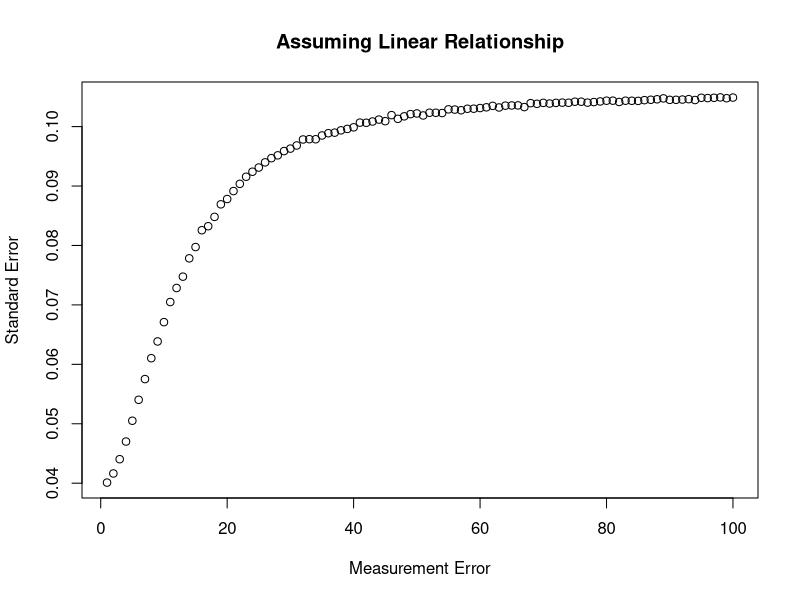
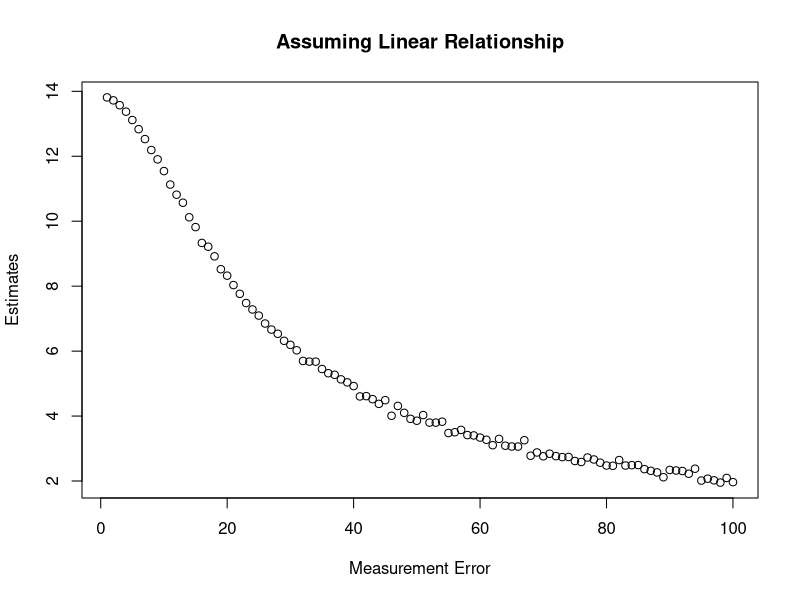
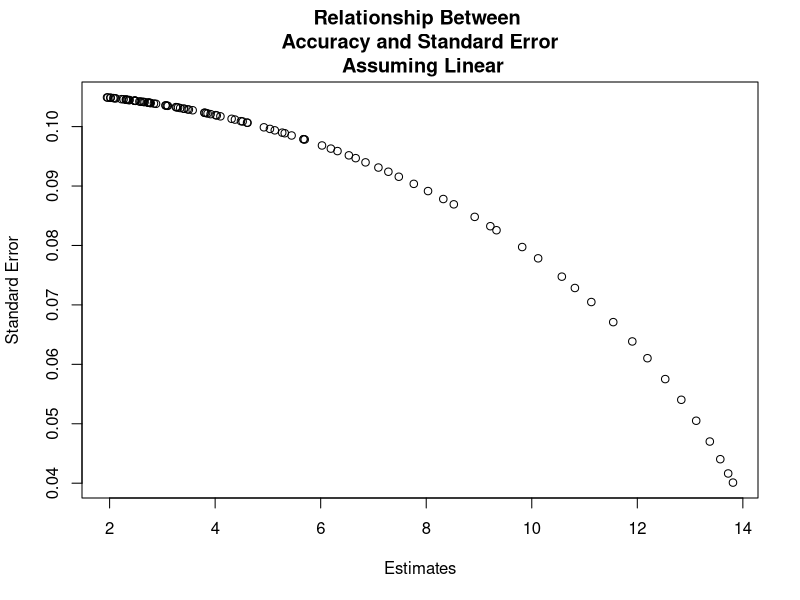
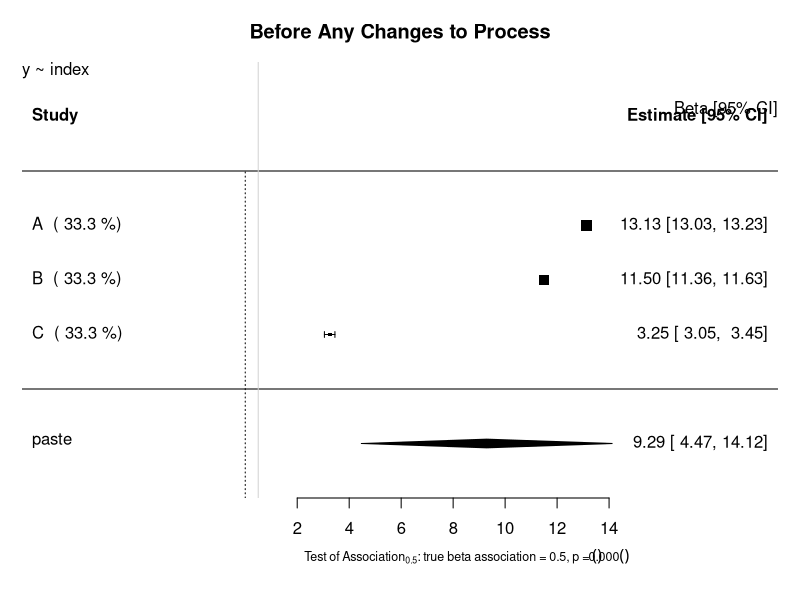
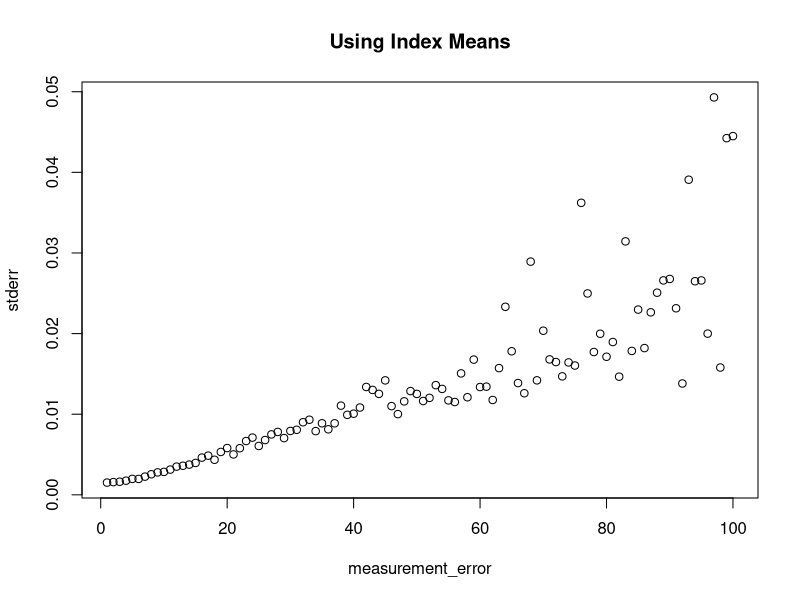
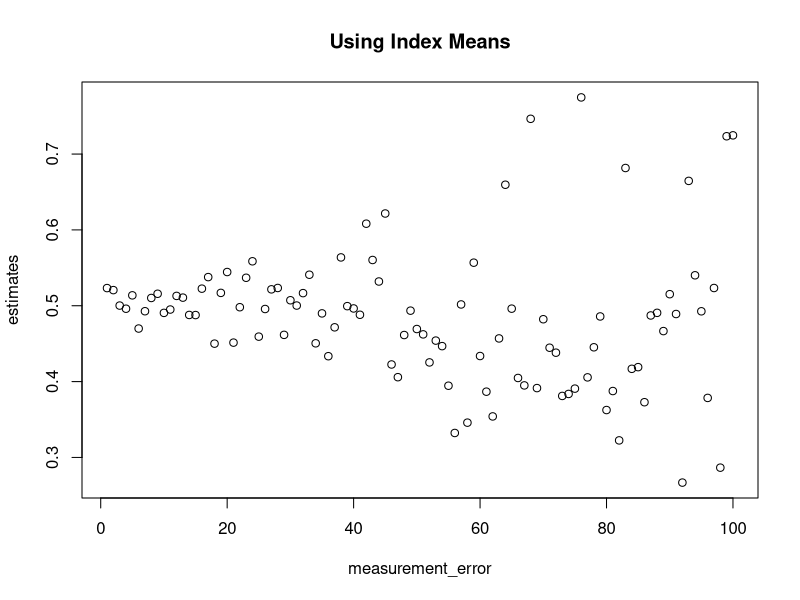
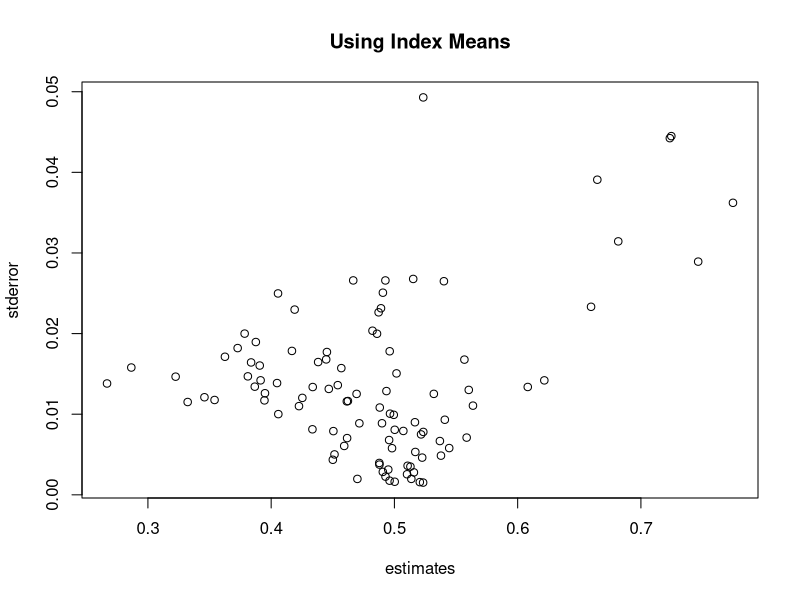
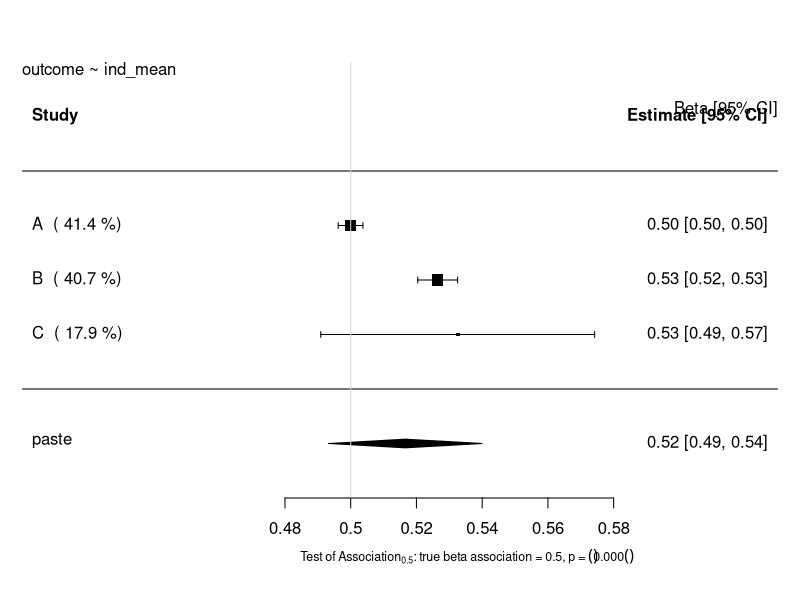

Generate these figures, in order, with R:
# Investigation into Data Agreement as Weighting System
## Author: Paul Scherer
##         Tom Bishop
## Institute: University of Cambridge MRC Epidemiology Unit 
## Date: 4.09.2017

# Set up the Data
library(ggplot2)
library(reshape2)
library(parallel)
library(stats)
library(metafor)

# Raw Data Set Properties
trueBeta = 0.5
constant = 20

study_size = 20000
raw_mean = 40
raw_stdev = 15

# Simple creation of the raw data and the related outcome without error
raw_data = data.frame(gold = rnorm(n = study_size, mean = raw_mean, sd = raw_stdev))
raw_data$outcome = (trueBeta*raw_data$gold) + constant
###############################################################################
########################### Functions #########################################
###############################################################################
createStudyData <- function(raw_data, measurement_error, number_of_indices){
    exposure_error = rnorm(n = study_size, mean = 0, sd = measurement_error)
    raw_data$exposure_measured = raw_data$gold + exposure_error
    raw_data$index = cut_number(x = raw_data$exposure_measured,n = number_of_indices, labels =FALSE)
    raw_data$index = as.ordered(raw_data$index)
    raw_data = raw_data[with(raw_data, order(index)),]
    return(raw_data)
}

createValidationData <- function(val_size, measurement_error, number_of_indices) {
    validation_data = data.frame(gold =  rnorm(n = val_size, mean = raw_mean, sd = raw_stdev))
    exposure_error = rnorm(n = val_size, mean = 0, sd = measurement_error)
    validation_data$exposure_measured = validation_data$gold + exposure_error
    validation_data$index = cut_number(x = validation_data$exposure_measured,n = number_of_indices, labels =FALSE)
    validation_data$index = as.ordered(validation_data$index)
    return (validation_data)
}

createMeansList <- function(data, number_of_indices) {
    meansList = vector(mode="list", length = number_of_indices)
    for (i in 1:number_of_indices) {
        meansList[i] = mean(unname(unlist((split(x=data$gold, f= as.factor(data$index)))[i])))
    }
    return(meansList)
}

#######################################################################################
######################## Before Any Changes to the Process ############################
#######################################################################################
# General Parameters
numLevels = 4
validation_size = 400

set.seed(1)
## Graphing Standard Error as a function of Measurement Error when using ordinal independent variable index
upperbound = 100
stdErrorLinear = vector("numeric", length = upperbound)
estimatesLinear = vector("numeric", length = upperbound)
stdErrorQuadratic = vector("numeric", length = upperbound)
estimatesQuadratic = vector("numeric", length = upperbound)
stdErrorCubic = vector("numeric", length = upperbound)
estimatesCubic = vector("numeric", length = upperbound)
for (measurement_error_counter in 1:upperbound) {
    studyData_graph = createStudyData(raw_data = raw_data, measurement_error = measurement_error_counter, number_of_indices = numLevels)
    validation_data_graph = createValidationData(val_size = validation_size, measurement_error = measurement_error_counter, number_of_indices = numLevels )

    lm_graph_linear <- lm(formula=outcome~index, data=studyData_graph)
    estimate_graph_linear = lm_graph_linear$coefficients["index.L"]
    stdError_graph_linear = summary(lm_graph_linear)$coefficients["index.L","Std. Error"]
    estimatesLinear[measurement_error_counter] = estimate_graph_linear
    stdErrorLinear[measurement_error_counter] = stdError_graph_linear

    lm_graph_quadratic <- lm(formula=outcome~index, data=studyData_graph)
    estimate_graph_quadratic = lm_graph_quadratic$coefficients["index.Q"]
    stdError_graph_quadratic = summary(lm_graph_quadratic)$coefficients["index.Q","Std. Error"]
    estimatesQuadratic[measurement_error_counter] = estimate_graph_quadratic
    stdErrorQuadratic[measurement_error_counter] = stdError_graph_quadratic

    lm_graph_cubic <- lm(formula=outcome~index, data=studyData_graph)
    estimate_graph_cubic = lm_graph_cubic$coefficients["index.C"]
    stdError_graph_cubic = summary(lm_graph_cubic)$coefficients["index.C","Std. Error"]
    estimatesCubic[measurement_error_counter] = estimate_graph_cubic
    stdErrorCubic[measurement_error_counter] = stdError_graph_cubic


}
# Measurement vs. Std.Error
plot(x = (1:upperbound), y = stdErrorLinear, xlab = "Measurement Error", ylab = "Standard Error", main = "Assuming Linear Relationship")
# plot(x = (1:upperbound), y = stdErrorQuadratic, xlab = "Measurement Error", ylab = "Standard Error", col = "green", main = "Assuming Quadratic Relationship")
#plot(x = (1:upperbound), y = stdErrorCubic, xlab = "Measurement Error", ylab = "Standard Error", col = "red", main = "Assuming Cubic Relationship")
# Measurement vs. Estimates
plot(x = (1:upperbound), y = estimatesLinear, xlab = "Measurement Error", ylab = "Estimates", main = "Assuming Linear Relationship")
# plot(x = (1:upperbound), y = estimatesQuadratic, xlab = "Measurement Error", ylab = "Estimates", col = "green", main = "Assuming Quadratic Relationship")
#plot(x = (1:upperbound), y = estimatesCubic, xlab = "Measurement Error", ylab = "Estimates", col = "red", main = "Assuming Cubic Relationship")
# Estimates vs. Std.Error
plot(x = estimatesLinear, y = stdErrorLinear, xlab = "Estimates", ylab = "Standard Error", main = "Relationship Between \n Accuracy and Standard Error \n Assuming Linear")
# plot(x = estimatesQuadratic, y = stdErrorQuadratic, xlab = "Estimates", ylab = "Standard Error", col = "green", main = "Assuming Quadratic Relationship")
#plot(x = estimatesCubic, y = stdErrorCubic, xlab = "Estimates", ylab = "Standard Error", col = "red", main = "Relationship Between \n Accuracy and Standard Error \n Assuming Cubic Relationship")

## Setting up the Studies
# Study A
measureError_A = 5
studyData_A = createStudyData(raw_data = raw_data, measurement_error = measureError_A, number_of_indices = numLevels)

# Study B
measureError_B = 10
studyData_B = createStudyData(raw_data = raw_data, measurement_error = measureError_B, number_of_indices = numLevels)

# Study C
measureError_C = 60
studyData_C = createStudyData(raw_data = raw_data, measurement_error = measureError_C, number_of_indices = numLevels)

## Transformation and Regression using Index Means
# Study A
lm_A <- lm(formula=outcome~index, data=studyData_A)
estimate_A = lm_A$coefficients["index.L"]
stdError_A = summary(lm_A)$coefficients["index.L","Std. Error"]

# Study B
lm_B <- lm(formula=outcome~index, data=studyData_B)
estimate_B = lm_B$coefficients["index.L"]
stdError_B = summary(lm_B)$coefficients["index.L","Std. Error"]

# Study C
lm_C <- lm(formula=outcome~index, data=studyData_C)
estimate_C = lm_C$coefficients["index.L"]
stdError_C = summary(lm_C)$coefficients["index.L","Std. Error"]


## Random Effects Model Forest Plot Before Reweighting
estimates = c(estimate_A, estimate_B, estimate_C)
stand_errs = c(stdError_A, stdError_B, stdError_C)
labels = c("A","B","C")
res <- rma(yi = estimates, sei = stand_errs, method='DL', slab = labels)
weights_res <- weights.rma.uni(res)

# Forest Plot
res$slab <- paste(res$slab, " (", round(weights.rma.uni(res),digits=1), "%)")
fmla = as.formula(y~index)
forest(res, mlab=bquote(paste('Overall (I'^2*' = ', .(round(res$I2)),'%, p = ',
    .(sprintf("%.3f", round(res$QEp,3))),')')),
xlab=bquote(paste('Test of Association'[0.5]*': true beta association = 0.5, p = ',
    .(sprintf("%.3f", round(res$pval,3))))), cex=1, cex.lab=0.75, cex.axis=1, main = "Before Any Changes to Process")
usr <- par("usr")
text(usr[2], usr[4], "Beta [95% CI]", adj = c(1, 4),cex=1)
text(usr[1], usr[4], paste0(gsub(paste0("Study Data","\\$"),"", deparse(fmla)),collapse="\n"), adj = c( 0, 1 ),cex=1)
abline(v = 0.5, col = "lightgray")





#######################################################################################
######################## Using Index Means To Scale it to Gold ########################
#######################################################################################
## Setting up the Studies
# General Parameters
numLevels = 4
validation_size = 400

set.seed(1)
## Graphing Standard Error as a function of Measurement Error
std_error = vector("numeric", length = upperbound)
estimates_graph = vector("numeric", length = upperbound)
for (measurement_error_counter in 1:upperbound) {
    studyData_graph = createStudyData(raw_data = raw_data, measurement_error = measurement_error_counter, number_of_indices = numLevels)
    validation_data_graph = createValidationData(val_size = validation_size, measurement_error = measurement_error_counter, number_of_indices = numLevels )
    validation_means_graph = createMeansList(validation_data_graph, numLevels)

    studyData_graph$ind_mean <- unlist(lapply(X=studyData_graph$index, FUN=function(index_val){
        output =  validation_means_graph[index_val]
    }))
    lm_graph <- lm(formula=outcome~ind_mean, data=studyData_graph)
    estimate_graph = lm_graph$coefficients["ind_mean"]
    stdError_graph = summary(lm_graph)$coefficients["ind_mean","Std. Error"]

    estimates_graph[measurement_error_counter] = estimate_graph
    std_error[measurement_error_counter] = stdError_graph

}
plot(x = (1:upperbound), y = std_error, xlab = "measurement_error", ylab = "stderr", main = "Using Index Means")
plot(x = (1:upperbound), y = estimates_graph, xlab = "measurement_error", ylab = "estimates", main = "Using Index Means")
plot(x = estimates_graph, y = std_error, xlab = "estimates", ylab = "stderror", main = "Using Index Means")


# Study A
measureError_A = 5
studyData_A = createStudyData(raw_data = raw_data, measurement_error = measureError_A, number_of_indices = numLevels)
validation_data_A = createValidationData(val_size = validation_size, measurement_error = measureError_A, number_of_indices = numLevels )
validation_means_A = createMeansList(validation_data_A, numLevels)

# Study B
measureError_B = 10
studyData_B = createStudyData(raw_data = raw_data, measurement_error = measureError_B, number_of_indices = numLevels)
validation_data_B = createValidationData(val_size = validation_size, measurement_error = measureError_B, number_of_indices = numLevels )
validation_means_B = createMeansList(validation_data_B, numLevels)

# Study C
measureError_C = 60
studyData_C = createStudyData(raw_data = raw_data, measurement_error = measureError_C, number_of_indices = numLevels)
validation_data_C = createValidationData(val_size = validation_size, measurement_error = measureError_C, number_of_indices = numLevels )
validation_means_C = createMeansList(validation_data_C, numLevels)

## Transformation and Regression using Index Means
# Study A
studyData_A$ind_mean <- unlist(lapply(X=studyData_A$index, FUN=function(index_val){
    output =  validation_means_A[index_val]
}))
lm_A <- lm(formula=outcome~ind_mean, data=studyData_A)
estimate_A = lm_A$coefficients["ind_mean"]
stdError_A = summary(lm_A)$coefficients["ind_mean","Std. Error"]

# Study B
studyData_B$ind_mean <- unlist(lapply(X=studyData_B$index, FUN=function(index_val){
    output =  validation_means_B[index_val]
}))
lm_B <- lm(formula=outcome~ind_mean, data=studyData_B)
estimate_B = lm_B$coefficients["ind_mean"]
stdError_B = summary(lm_B)$coefficients["ind_mean","Std. Error"]

# Study C
studyData_C$ind_mean <- unlist(lapply(X=studyData_C$index, FUN=function(index_val){
    output =  validation_means_C[index_val]
}))
lm_C <- lm(formula=outcome~ind_mean, data=studyData_C)
estimate_C = lm_C$coefficients["ind_mean"]
stdError_C = summary(lm_C)$coefficients["ind_mean","Std. Error"]

## Random Effects Model Forest Plot Before Reweighting
estimates = c(estimate_A, estimate_B, estimate_C)
stand_errs = c(stdError_A, stdError_B, stdError_C)
labels = c("A","B","C")
res <- rma(yi = estimates, sei = stand_errs, method='DL', slab = labels)
weights_res <- weights.rma.uni(res)

# Forest Plot
res$slab <- paste(res$slab, " (", round(weights.rma.uni(res),digits=1), "%)")
fmla = as.formula(outcome~ind_mean)
forest(res, mlab=bquote(paste('Overall (I'^2*' = ', .(round(res$I2)),'%, p = ',
    .(sprintf("%.3f", round(res$QEp,3))),')')),
xlab=bquote(paste('Test of Association'[0.5]*': true beta association = 0.5, p = ',
    .(sprintf("%.3f", round(res$pval,3))))), cex=1, cex.lab=0.75, cex.axis=1)
usr <- par("usr")
text(usr[2], usr[4], "Beta [95% CI]", adj = c(1, 4),cex=1)
text(usr[1], usr[4], paste0(gsub(paste0("Study Data","\\$"),"", deparse(fmla)),collapse="\n"), adj = c( 0, 1 ),cex=1)
abline(v = 0.5, col = "lightgray")






#######################################################################################
######################## Using Error Model Esque Scale it to Gold ########################
#######################################################################################
numLevels = 4
validation_size = 400

set.seed(1)
## Plotting Bit
## Graphing Standard Error as a function of Measurement Error
std_error = vector("numeric", length = upperbound)
estimates_graph = vector("numeric", length = upperbound)
for (measurement_error_counter in 1:upperbound) {
    studyData_graph = createStudyData(raw_data = raw_data, measurement_error = measurement_error_counter, number_of_indices = numLevels)
    validation_data_graph = createValidationData(val_size = validation_size, measurement_error = measurement_error_counter, number_of_indices = numLevels )

    # Find Error Model
    index_transformation = as.formula(gold ~ index)
    lambda_lm_graph <- lm(formula=index_transformation, data=validation_data_graph)
    new = data.frame(index = studyData_graph$index)
    studyData_graph$index_scaled = predict(lambda_lm_graph, newdata = new)

    # Use Error Model to Scale Index to Gold
    lm_graph <- lm(formula=outcome~index_scaled, data=studyData_graph)
    estimate_graph = lm_graph$coefficients["index_scaled"]
    stdError_graph = summary(lm_graph)$coefficients["index_scaled","Std. Error"]

    estimates_graph[measurement_error_counter] = estimate_graph
    std_error[measurement_error_counter] = stdError_graph
}
plot(x = (1:upperbound), y = std_error, xlab = "measurement_error", ylab = "stderr", main = "Using Error Model Pred")
plot(x = (1:upperbound), y = estimates_graph, xlab = "measurement_error", ylab = "estimates", main = "Using Error Model Pred")
plot(x = estimates_graph, y = std_error, xlab = "estimates", ylab = "stderror", main = "Using Error Model Pred")



# Study A
measureError_A = 5
studyData_A = createStudyData(raw_data = raw_data, measurement_error = measureError_A, number_of_indices = numLevels)
validation_data_A = createValidationData(val_size = validation_size, measurement_error = measureError_A, number_of_indices = numLevels )
validation_means_A = createMeansList(validation_data_A, numLevels)
# Study B
measureError_B = 10
studyData_B = createStudyData(raw_data = raw_data, measurement_error = measureError_B, number_of_indices = numLevels)
validation_data_B = createValidationData(val_size = validation_size, measurement_error = measureError_B, number_of_indices = numLevels )
validation_means_B = createMeansList(validation_data_B, numLevels)
# Study C
measureError_C = 60
studyData_C = createStudyData(raw_data = raw_data, measurement_error = measureError_C, number_of_indices = numLevels)
validation_data_C = createValidationData(val_size = validation_size, measurement_error = measureError_C, number_of_indices = numLevels )
validation_means_C = createMeansList(validation_data_C, numLevels)

## Transformation of Indexes to Gold Scale
index_transformation = as.formula(gold ~ index)
# Study A
lambda_lm_A <- lm(formula=index_transformation, data=validation_data_A)
new = data.frame(index = studyData_A$index)
studyData_A$index_scaled = predict(lambda_lm_A, newdata = new)

studyData_A$ind_mean <- unlist(lapply(X=studyData_A$index, FUN=function(index_val){
    output =  validation_means_A[index_val]
}))

# Study B
lambda_lm_B <- lm(formula=index_transformation, data=validation_data_B)
new = data.frame(index = studyData_B$index)
studyData_B$index_scaled = predict(lambda_lm_B, newdata = new)

studyData_B$ind_mean <- unlist(lapply(X=studyData_B$index, FUN=function(index_val){
    output =  validation_means_B[index_val]
}))

# Study C
lambda_lm_C <- lm(formula=index_transformation, data=validation_data_C)
new = data.frame(index = studyData_C$index)
studyData_C$index_scaled = predict(lambda_lm_C, newdata = new)

studyData_C$ind_mean <- unlist(lapply(X=studyData_C$index, FUN=function(index_val){
    output =  validation_means_C[index_val]
}))


# Study A
lm_A <- lm(formula=outcome~index_scaled, data=studyData_A)
estimate_A = lm_A$coefficients["index_scaled"]
stdError_A = summary(lm_A)$coefficients["index_scaled","Std. Error"]

# Study B
lm_B <- lm(formula=outcome~index_scaled, data=studyData_B)
estimate_B = lm_B$coefficients["index_scaled"]
stdError_B = summary(lm_B)$coefficients["index_scaled","Std. Error"]

# Study C
lm_C <- lm(formula=outcome~index_scaled, data=studyData_C)
estimate_C = lm_C$coefficients["index_scaled"]
stdError_C = summary(lm_C)$coefficients["index_scaled","Std. Error"]

## Random Effects Model Forest Plot Before Reweighting
estimates = c(estimate_A, estimate_B, estimate_C)
stand_errs = c(stdError_A, stdError_B, stdError_C)
labels = c("A","B","C")
res <- rma(yi = estimates, sei = stand_errs, method='DL', slab = labels)
weights_res <- weights.rma.uni(res)

# Forest Plot
res$slab <- paste(res$slab, " (", round(weights.rma.uni(res),digits=1), "%)")
fmla = as.formula(outcome~index_scaled)
forest(res, mlab=bquote(paste('Overall (I'^2*' = ', .(round(res$I2)),'%, p = ',
    .(sprintf("%.3f", round(res$QEp,3))),')')),
xlab=bquote(paste('Test of Association'[0.5]*': true beta association = 0.5, p = ',
    .(sprintf("%.3f", round(res$pval,3))))), cex=1, cex.lab=0.75, cex.axis=1)
usr <- par("usr")
text(usr[2], usr[4], "Beta [95% CI]", adj = c(1, 4),cex=1)
text(usr[1], usr[4], paste0(gsub(paste0("Study Data","\\$"),"", deparse(fmla)),collapse="\n"), adj = c( 0, 1 ),cex=1)
abline(v = 0.5, col = "lightgray")



plot(x = studyData_A$outcome, y = studyData_A$ind_mean, xlab = "outcome", ylab = "indexGolded", main = "Comparing Means and Pred A", col = "red")
points(x = studyData_A$outcome, y = studyData_A$index_scaled, col = "green")

plot(x = studyData_B$outcome, y = studyData_B$ind_mean, xlab = "outcome", ylab = "indexGolded", main = "Comparing Means and Pred B", col = "red")
points(x = studyData_B$outcome, y = studyData_B$index_scaled, col = "green")

plot(x = studyData_C$outcome, y = studyData_C$ind_mean, xlab = "outcome", ylab = "indexGolded", main = "Comparing Means and Pred C", col = "red")
points(x = studyData_C$outcome, y = studyData_C$index_scaled, col = "green")
